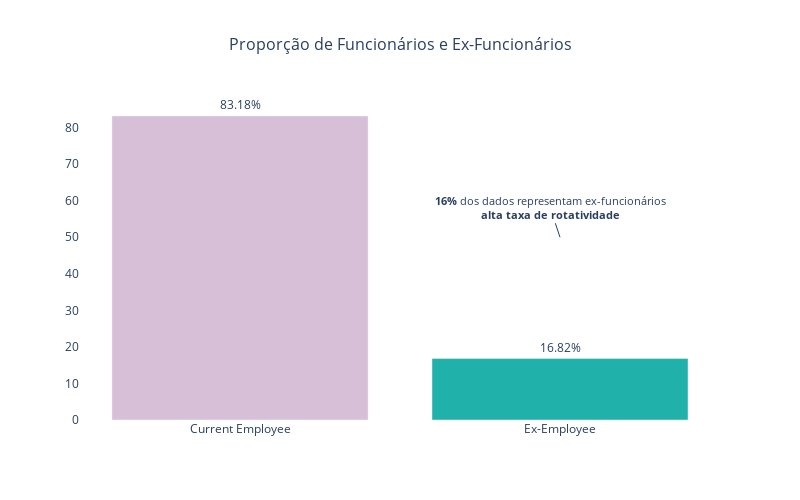

Here is the notebook cell this chart was saved with:
### Code cell
# Representação em percentual dos funcionários ativos e ex-funcionários 
percentual_attrition = dados['Attrition'].value_counts(normalize=True) * 100

fig = go.Figure()

# Gráfico de barras
fig.add_trace(go.Bar(
    x=percentual_attrition.index,
    y=percentual_attrition.values,
    marker_color=['thistle', 'lightseagreen'],  # Definindo a cor das barras
    text=[f'{val:.2f}%' for val in percentual_attrition.values],  # Adicionando texto nas barras
    textposition='outside'))

# Configurando layout do gráfico
fig.update_layout(
    title='Proporção de Funcionários e Ex-Funcionários',
    title_x=0.5,  # Centralizando o título principal
    title_font=dict(size=16),  # Aumentando o tamanho do título
    width=800,  # Ajustando a largura do gráfico
    height=500,  # Ajustando a altura do gráfico
    plot_bgcolor='rgba(0,0,0,0)')  # Definindo o espaço entre as barras

# Anotações 
fig.add_annotation(
    x=1, 
    y=percentual_attrition.mean(),
    text="<b>16%</b> dos dados representam ex-funcionários<br><b>alta taxa de rotatividade",
    font=dict(size=11),
    align='center'
)
fig.show()

### Figure 1 — Plotly figure (JSON) as saved in the notebook; plotly's stock layout.template omitted (floating-point values rounded to 4 significant figures)
{"data": [{"marker": {"color": ["thistle", "lightseagreen"]}, "text": ["83.18%", "16.82%"], "textposition": "outside", "type": "bar", "x": ["Current Employee", "Ex-Employee"], "y": [83.18, 16.82]}], "layout": {"annotations": [{"align": "center", "font": {"size": 11}, "text": "<b>16%</b> dos dados representam ex-funcionários<br><b>alta taxa de rotatividade", "x": 1, "y": 50}], "height": 500, "plot_bgcolor": "rgba(0,0,0,0)", "title": {"font": {"size": 16}, "text": "Proporção de Funcionários e Ex-Funcionários", "x": 0.5}, "width": 800}}
